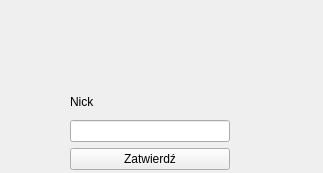
<?xml version="1.0" encoding="UTF-8"?>
<ui version="4.0">
 <class>Login</class>
 <widget class="QWidget" name="Login">
  <property name="geometry">
   <rect>
    <x>0</x>
    <y>0</y>
    <width>323</width>
    <height>173</height>
   </rect>
  </property>
  <property name="windowTitle">
   <string>Form</string>
  </property>
  <widget class="QWidget" name="verticalLayoutWidget">
   <property name="geometry">
    <rect>
     <x>70</x>
     <y>90</y>
     <width>160</width>
     <height>80</height>
    </rect>
   </property>
   <layout class="QVBoxLayout" name="verticalLayout">
    <item>
     <widget class="QLabel" name="label">
      <property name="text">
       <string>Nick</string>
      </property>
     </widget>
    </item>
    <item>
     <widget class="QLineEdit" name="lineEdit"/>
    </item>
    <item>
     <widget class="QPushButton" name="pushButton">
      <property name="text">
       <string>Zatwierdź</string>
      </property>
     </widget>
    </item>
   </layout>
  </widget>
 </widget>
 <resources/>
 <connections/>
</ui>
